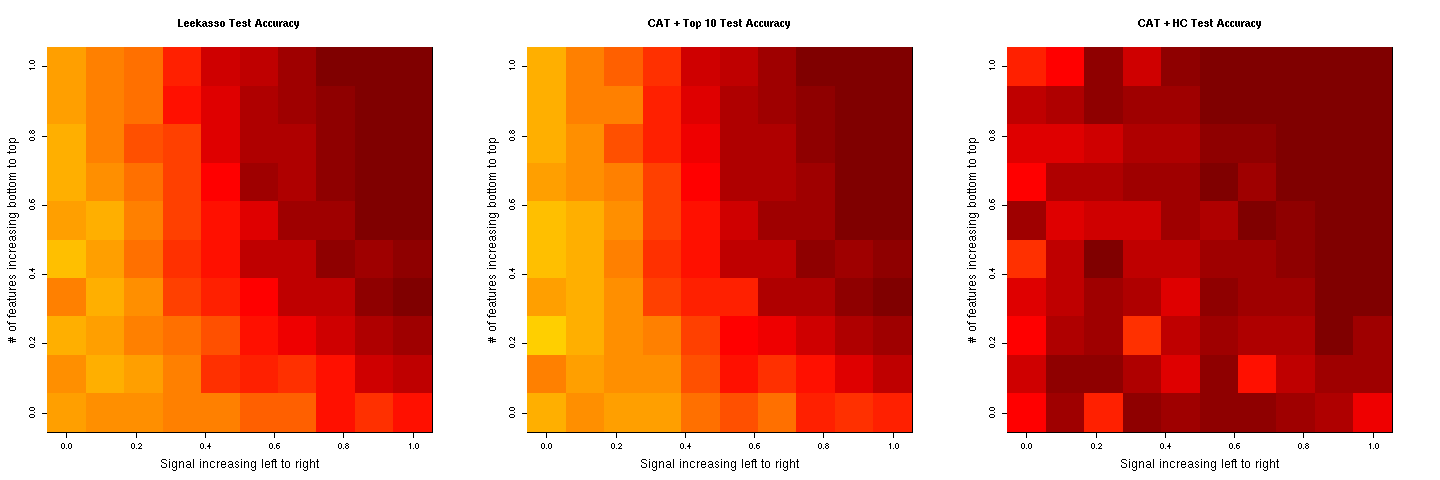

Reproduce this figure in R.
#
# comparison of the "leekasso" with CAT score + HC variable selection
#

# 12 Januar 2014   Korbinian Strimmer   
#
# modified from R code by Jeffrey Leek ( https://github.com/jtleek/leekasso )


# Diskussion of the "leekasso":
# http://simplystatistics.org/2014/01/08/the-top-10-predictor-takes-on-the-debiased-lasso-still-the-champ/
# http://simplystatistics.org/2014/01/04/repost-prediction-the-lasso-vs-just-using-the-top-10-predictors/
#
# CAT score software and references:
# http://strimmerlab.org/software/sda/




#### simulation ####


## Load required libraries

# on Bioconductor
library("sva")      # f.pvalue  

# on CRAN
library("fdrtool")  # higher criticism (HC)
library("sda")      # correlation-adjusted t-score (CAT)


# estimate accuracy of leekasso and competing approaches
estimateAccuracy = function(y,x,x2, method=c("leekasso", "CAT10", "CATHC"))
{
  method=match.arg(method)


  # leekasso - rank variables according to p-values from F-test 
  # and use the top 10 variables
  if (method=="leekasso")
  {
    require("sva")
    mod = cbind(rep(1,100),y)
    mod0 = cbind(rep(1,100))
    pValues = f.pvalue(t(x),mod,mod0) # sva
    index = which(rank(pValues) <= 10)
  }

  # rank variables by CAT score and use top 10 variables
  if (method=="CAT10")
  {
    require("sda")
    cat = catscore(x, y, diagonal=FALSE, verbose=FALSE)[,1] # sda
    index = order(cat^2, decreasing=TRUE)[1:10]
  }

  # rank variables by CAT score and use HC variable selection
  if (method=="CATHC")
  {
    require("sda")
    ranking = sda.ranking(x, y, diagonal=FALSE, verbose=FALSE)
    m = which.max( ranking[,"HC"] )   
    m = min(m, 99) # restrict to 99 predictors to allow OLS fit and prediction below     
    index = ranking[1:m,"idx"]
  }


  # refit and predict using OLS
  lm1 = lm( y ~ x[,index] )
  p2 = predict.lm(lm1, as.data.frame( x2[,index] ))
  acc = mean((p2 > 0.5) == y)

  return( acc )
}

# start simulation

leekassoAcc = catAcc = cathcAcc = array(NA,dim=c(10,10,10))

set.seed(121202015)
for(n in 1:10){
  for(s in 1:10){
    for(k in 1:10){
      # Generated the data
      effects =  rnorm(n*5,sd=s/10)
      y = rep(c(0,1),each=50)
      
      x = matrix(rnorm(500*100),nrow=500)
      x[1:(n*5),] = x[1:(n*5),] + effects %*% t(y)
      x = t(x) 
    
      x2 = matrix(rnorm(500*100),nrow=500)
      x2[1:(n*5),] = x2[1:(n*5),] +  effects %*% t(y)
      x2 = t(x2)

      leekassoAcc[k,s,n] = estimateAccuracy(y,x,x2, method="leekasso")
      catAcc[k,s,n]      = estimateAccuracy(y,x,x2, method="CAT10")
      cathcAcc[k,s,n]    = estimateAccuracy(y,x,x2, method="CATHC")

      cat(k)
    }
    print(paste("Parameter combination", n, s, "done"))
  }
}

save(leekassoAcc, catAcc, cathcAcc, file="simulation.rda")


#### plot results ####

load("simulation.rda")

# average accuracy (over 10 repeats)
tmpLeekasso = apply(leekassoAcc,c(2,3),mean)
tmpCat = apply(catAcc,c(2,3),mean)
tmpCathc = apply(cathcAcc,c(2,3),mean)

sum( tmpLeekasso < tmpCathc) #100


### Create the plots
brks = seq(0.4,1,length=65)

#  tim.colors(64) as in "fields" package
cols = c("#00008F", "#00009F", "#0000AF", "#0000BF", "#0000CF", 
 "#0000DF", "#0000EF", "#0000FF", "#0010FF", "#0020FF", "#0030FF", 
 "#0040FF", "#0050FF", "#0060FF", "#0070FF", "#0080FF", "#008FFF", 
 "#009FFF", "#00AFFF", "#00BFFF", "#00CFFF", "#00DFFF", "#00EFFF", 
 "#00FFFF", "#10FFEF", "#20FFDF", "#30FFCF", "#40FFBF", "#50FFAF", 
 "#60FF9F", "#70FF8F", "#80FF80", "#8FFF70", "#9FFF60", "#AFFF50", 
 "#BFFF40", "#CFFF30", "#DFFF20", "#EFFF10", "#FFFF00", "#FFEF00", 
 "#FFDF00", "#FFCF00", "#FFBF00", "#FFAF00", "#FF9F00", "#FF8F00", 
 "#FF8000", "#FF7000", "#FF6000", "#FF5000", "#FF4000", "#FF3000", 
 "#FF2000", "#FF1000", "#FF0000", "#EF0000", "#DF0000", "#CF0000", 
 "#BF0000", "#AF0000", "#9F0000", "#8F0000", "#800000")


png(file="cat-vs-leekasso.png",height=1*480,width=3*480)

par(mfrow=c(1,3),mar=c(5,5,5,5))

image(tmpLeekasso,breaks=brks,col=cols,ylab="# of features increasing bottom to top",xlab="Signal increasing left to right",cex.lab=1.5,main="Leekasso Test Accuracy")

image(tmpCat,breaks=brks,col=cols,ylab="# of features increasing bottom to top",xlab="Signal increasing left to right",cex.lab=1.5,main="CAT + Top 10 Test Accuracy")

image(tmpCathc,breaks=brks,col=cols,ylab="# of features increasing bottom to top",xlab="Signal increasing left to right",cex.lab=1.5,main="CAT + HC Test Accuracy")

par(mfrow=c(1,1),mar=c(5.1,4.1,4.1,2.1)) # reset to default

dev.off()


